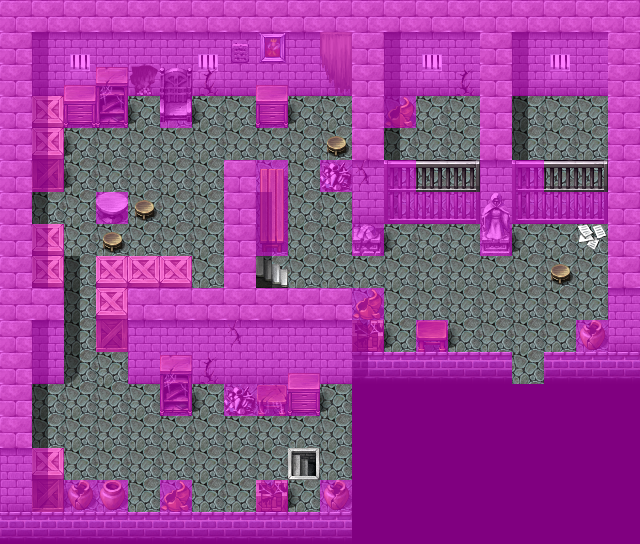

Tiled map render using the project's own tile images. Description and the map definition, with tile-layer contents summarised, below:
An orthogonal 20x17 tile map with 32x32 px tiles, 4 tile layers (Ground, Objects, Above, Walkable), 17 tilesets and 11 objects (8x spawn, 3x mapchange).

<map version="1.0" orientation="orthogonal" width="20" height="17" tilewidth="32" tileheight="32">
    <tileset firstgid="1" name="map_28" tilewidth="32" tileheight="32">
        <image source="../drawable/map_28.png" />
    </tileset>
    <tileset firstgid="65" name="map_7" tilewidth="32" tileheight="32">
        <image source="../drawable/map_7.png" />
    </tileset>
    <tileset firstgid="129" name="map_19" tilewidth="32" tileheight="32">
        <image source="../drawable/map_19.png" />
    </tileset>
    <tileset firstgid="193" name="map_22" tilewidth="32" tileheight="32">
        <image source="../drawable/map_22.png" />
    </tileset>
    <tileset firstgid="257" name="map_5" tilewidth="32" tileheight="32">
        <image source="../drawable/map_5.png" />
    </tileset>
    <tileset firstgid="321" name="map_9" tilewidth="32" tileheight="32">
        <image source="../drawable/map_9.png" />
    </tileset>
    <tileset firstgid="385" name="map_12" tilewidth="32" tileheight="32">
        <image source="../drawable/map_12.png" />
    </tileset>
    <tileset firstgid="449" name="map_27" tilewidth="32" tileheight="32">
        <image source="../drawable/map_27.png" />
    </tileset>
    <tileset firstgid="513" name="map_3" tilewidth="32" tileheight="32">
        <image source="../drawable/map_3.png" />
    </tileset>
    <tileset firstgid="577" name="map_14" tilewidth="32" tileheight="32">
        <image source="../drawable/map_14.png" />
    </tileset>
    <tileset firstgid="641" name="map_8" tilewidth="32" tileheight="32">
        <image source="../drawable/map_8.png" />
    </tileset>
    <tileset firstgid="705" name="map_2" tilewidth="32" tileheight="32">
        <image source="../drawable/map_2.png" />
    </tileset>
    <tileset firstgid="769" name="map_10" tilewidth="32" tileheight="32">
        <image source="../drawable/map_10.png" />
    </tileset>
    <tileset firstgid="833" name="map_1" tilewidth="32" tileheight="32">
        <image source="../drawable/map_1.png" />
    </tileset>
    <tileset firstgid="897" name="map_11" tilewidth="32" tileheight="32">
        <image source="../drawable/map_11.png" />
    </tileset>
    <tileset firstgid="961" name="map_0" tilewidth="32" tileheight="32">
        <image source="../drawable/map_0.png" />
    </tileset>
    <tileset firstgid="1025" name="map_20" tilewidth="32" tileheight="32">
        <image source="../drawable/map_20.png" />
    </tileset>
    <layer name="Ground" width="20" height="17">
        <data>[340 cells, 340 non-empty, 9 distinct tile ids]</data>
    </layer>
    <layer name="Objects" width="20" height="17">
        <data>[340 cells, 73 non-empty, 37 distinct tile ids]</data>
    </layer>
    <layer name="Above" width="20" height="17">
        <data>[340 cells, 43 non-empty, 9 distinct tile ids]</data>
    </layer>
    <layer name="Walkable" width="20" height="17">
        <data>[340 cells, 226 non-empty, 1 distinct tile ids]</data>
    </layer>
    <objectgroup name="Mapevents">
        <object name="entrance" type="mapchange" x="512" y="352" width="32" height="32">
            <properties>
                <property name="map" value="flagstone0" />
                <property name="place" value="house" />
            </properties>
        </object>
        <object name="up" type="mapchange" x="256" y="256" width="32" height="32">
            <properties>
                <property name="map" value="flagstone_upper" />
                <property name="place" value="down" />
            </properties>
        </object>
        <object name="down" type="mapchange" x="288" y="448" width="32" height="32">
            <properties>
                <property name="map" value="flagstone1" />
                <property name="place" value="up" />
            </properties>
        </object>
    </objectgroup>
    <objectgroup name="Spawn">
        <object name="prisoner2" type="spawn" x="512" y="96" width="96" height="96">
            <properties>
                <property name="spawngroup" value="prisoner2" />
            </properties>
        </object>
        <object name="prisoner1" type="spawn" x="384" y="96" width="96" height="96">
            <properties>
                <property name="spawngroup" value="prisoner1" />
            </properties>
        </object>
        <object name="undead1" type="spawn" x="352" y="256" width="32" height="32">
            <properties>
                <property name="spawngroup" value="undead1" />
            </properties>
        </object>
        <object name="skeleton2" type="spawn" x="288" y="160" width="32" height="32">
            <properties>
                <property name="spawngroup" value="skeleton2" />
            </properties>
        </object>
        <object name="undead1_1" type="spawn" x="64" y="128" width="160" height="128">
            <properties>
                <property name="quantity" value="2" />
                <property name="spawngroup" value="undead1" />
            </properties>
        </object>
        <object name="undead1_2" type="spawn" x="64" y="288" width="32" height="32">
            <properties>
                <property name="spawngroup" value="undead1" />
            </properties>
        </object>
        <object name="undead1_3" type="spawn" x="32" y="384" width="224" height="128">
            <properties>
                <property name="quantity" value="3" />
                <property name="spawngroup" value="undead1" />
            </properties>
        </object>
        <object name="undead1_4" type="spawn" x="384" y="224" width="224" height="64">
            <properties>
                <property name="spawngroup" value="undead1" />
            </properties>
        </object>
    </objectgroup>
    <objectgroup name="Keys" />
</map>
